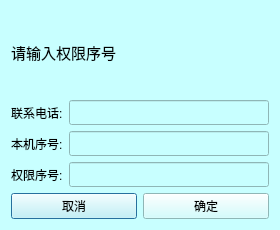
<?xml version="1.0" encoding="UTF-8"?>
<ui version="4.0">
 <class>dlgUseTime</class>
 <widget class="QDialog" name="dlgUseTime">
  <property name="geometry">
   <rect>
    <x>0</x>
    <y>0</y>
    <width>280</width>
    <height>230</height>
   </rect>
  </property>
  <property name="maximumSize">
   <size>
    <width>280</width>
    <height>230</height>
   </size>
  </property>
  <property name="windowTitle">
   <string>使用期限</string>
  </property>
  <property name="styleSheet">
   <string notr="true">background-color: rgb(200, 255, 255);</string>
  </property>
  <layout class="QVBoxLayout" name="verticalLayout">
   <item>
    <widget class="QLabel" name="label_message">
     <property name="font">
      <font>
       <family>Ubuntu</family>
       <pointsize>11</pointsize>
       <weight>50</weight>
       <italic>false</italic>
       <bold>false</bold>
      </font>
     </property>
     <property name="text">
      <string>请输入权限序号</string>
     </property>
    </widget>
   </item>
   <item>
    <layout class="QHBoxLayout" name="horizontalLayout_4">
     <item>
      <widget class="QLabel" name="label_3">
       <property name="text">
        <string>联系电话:</string>
       </property>
      </widget>
     </item>
     <item>
      <widget class="QLineEdit" name="m_linkmanPhoneNumber">
       <property name="sizePolicy">
        <sizepolicy hsizetype="Expanding" vsizetype="Preferred">
         <horstretch>0</horstretch>
         <verstretch>0</verstretch>
        </sizepolicy>
       </property>
       <property name="minimumSize">
        <size>
         <width>0</width>
         <height>25</height>
        </size>
       </property>
       <property name="maximumSize">
        <size>
         <width>16777215</width>
         <height>25</height>
        </size>
       </property>
       <property name="echoMode">
        <enum>QLineEdit::Normal</enum>
       </property>
       <property name="readOnly">
        <bool>false</bool>
       </property>
       <property name="placeholderText">
        <string/>
       </property>
      </widget>
     </item>
    </layout>
   </item>
   <item>
    <layout class="QHBoxLayout" name="horizontalLayout">
     <item>
      <widget class="QLabel" name="label_2">
       <property name="text">
        <string>本机序号:</string>
       </property>
      </widget>
     </item>
     <item>
      <widget class="QLineEdit" name="m_LocalNumber">
       <property name="sizePolicy">
        <sizepolicy hsizetype="Expanding" vsizetype="Preferred">
         <horstretch>0</horstretch>
         <verstretch>0</verstretch>
        </sizepolicy>
       </property>
       <property name="minimumSize">
        <size>
         <width>0</width>
         <height>25</height>
        </size>
       </property>
       <property name="maximumSize">
        <size>
         <width>16777215</width>
         <height>25</height>
        </size>
       </property>
       <property name="echoMode">
        <enum>QLineEdit::Normal</enum>
       </property>
       <property name="readOnly">
        <bool>true</bool>
       </property>
       <property name="placeholderText">
        <string/>
       </property>
      </widget>
     </item>
    </layout>
   </item>
   <item>
    <layout class="QHBoxLayout" name="horizontalLayout_2">
     <item>
      <widget class="QLabel" name="label">
       <property name="text">
        <string>权限序号:</string>
       </property>
      </widget>
     </item>
     <item>
      <widget class="QLineEdit" name="m_rPowerCode">
       <property name="sizePolicy">
        <sizepolicy hsizetype="Expanding" vsizetype="Preferred">
         <horstretch>0</horstretch>
         <verstretch>0</verstretch>
        </sizepolicy>
       </property>
       <property name="minimumSize">
        <size>
         <width>0</width>
         <height>25</height>
        </size>
       </property>
       <property name="maximumSize">
        <size>
         <width>16777215</width>
         <height>25</height>
        </size>
       </property>
       <property name="echoMode">
        <enum>QLineEdit::Normal</enum>
       </property>
       <property name="placeholderText">
        <string/>
       </property>
      </widget>
     </item>
    </layout>
   </item>
   <item>
    <layout class="QHBoxLayout" name="horizontalLayout_3">
     <item>
      <widget class="QPushButton" name="m_btnCancel">
       <property name="minimumSize">
        <size>
         <width>0</width>
         <height>25</height>
        </size>
       </property>
       <property name="text">
        <string>取消</string>
       </property>
      </widget>
     </item>
     <item>
      <widget class="QPushButton" name="m_btnOk">
       <property name="minimumSize">
        <size>
         <width>0</width>
         <height>25</height>
        </size>
       </property>
       <property name="text">
        <string>确定</string>
       </property>
      </widget>
     </item>
    </layout>
   </item>
  </layout>
 </widget>
 <resources/>
 <connections/>
</ui>
